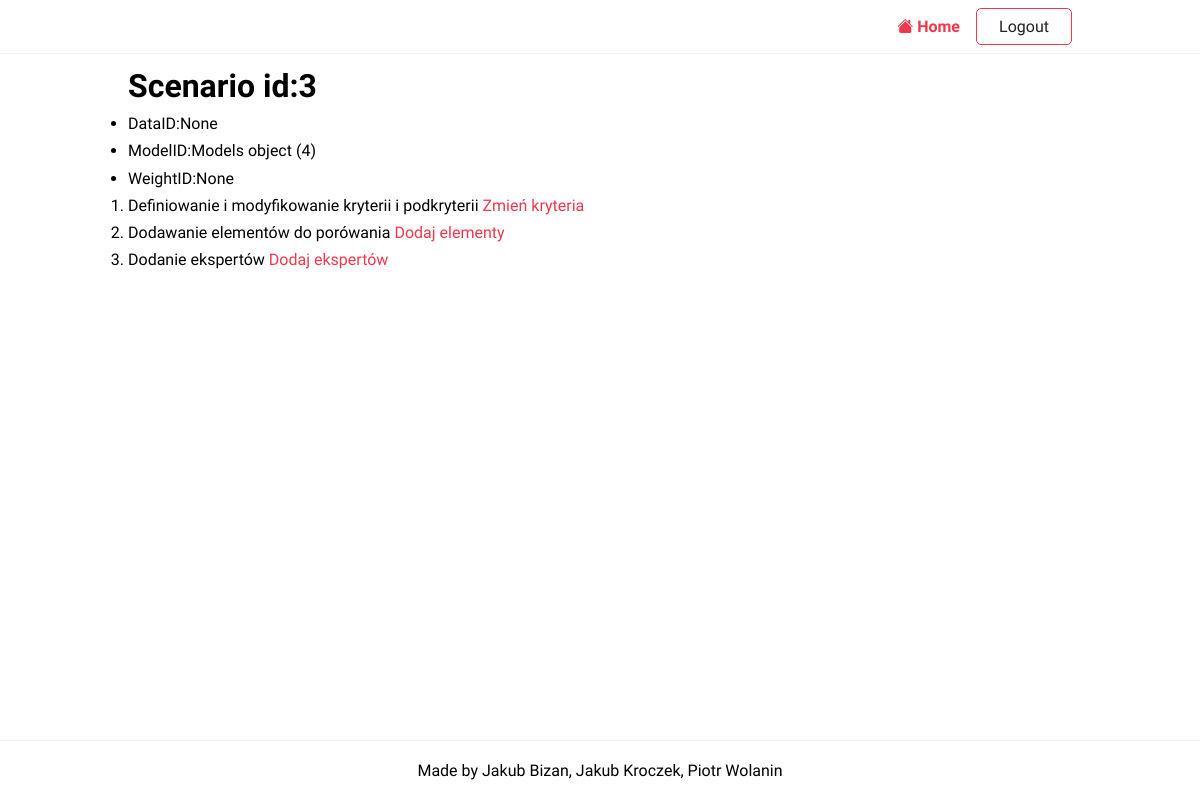
The page /scenarios/view/3 (signed in) on the database its author committed.
### projekt/models/decisionScenarios.py (models this page shows)
class DecisionScenarios(m.Model):
    modelID = m.ForeignKey(Models, on_delete=m.CASCADE, null=True, blank=True)
    dataID = m.IntegerField(unique=True, null=True, blank=True)
    weightID = m.IntegerField(unique=True, null=True, blank=True)
    userID = m.ForeignKey(User, on_delete=m.CASCADE)

### projekt/models/models.py (models this page shows)
class Models(m.Model):
    ranking_method = m.CharField(max_length=4)
    aggregation_method = m.CharField(max_length=4)
    completeness_required = m.BooleanField()
    criteriasDone = m.BooleanField(default=False)
    expertsDone = m.BooleanField(default=False)
    scaleDone = m.BooleanField(default=False)
    alternativesDone = m.BooleanField(default=False)

### projekt/views/facilitator/scenario.py (the view)
# urls.py: path('scenarios/view/<pk>', ScenarioDetailView.as_view(), name='scenario-detail'),
class ScenarioDetailView(LoginRequiredMixin, DetailView):
    model = DecisionScenarios
    template_name = 'projekt/scenario_detail.html'

### templates/projekt/scenario_detail.html
{%extends 'base.html'%}
{%block content%}
<h1>Scenario id:{{ object.id }}</h1>
<ul>
    <li>DataID:{{ object.dataID }}</li>
    <li>ModelID:{{ object.modelID }}</li>
    <li>WeightID:{{ object.weightID }}</li>
</ul>
<ol>
    <li>Definiowanie i modyfikowanie kryterii i podkryterii <a href={% url 'modify-criteria' object.id %}>Zmień kryteria</a></li>
    <li>Dodawanie elementów do porówania <a href={% url 'modify-alternatives' object.id %}>Dodaj elementy</a></li>
    <li>Dodanie ekspertów <a href="">Dodaj ekspertów</a></li>
</ol>
{%endblock content%}

### projekt/static/css/style.css (style rules this page uses)
:root { --color-primary: #ee394c; --color-secondary: #86b7fe; --color-light: #f2f2f2; --color-gray: #ced4da; --color-dark: #212121; --color-white: #ffffff; --color-error: #e2442f; --color-warning: #ffc900; --color-info: #02a2b9; --color-success: #1ba345; --color-input: #00d1b2; --border-radius: 5px; }
* { margin: 0; padding: 0; box-sizing: border-box; text-rendering: optimizeLegibility; }
html, body { height: 100%; }
body { font-family: 'Dosis', sans-serif; font-size: 1rem; line-height: 1.7; display: flex; flex-direction: column; }
h1 { font-size: 2rem; line-height: 1.5; }
a { color: var(--color-primary); text-decoration: none; }

### rows shown on the page
DecisionScenarios: id "3", dataID "None", modelID "Models object (4)", weightID "None"
